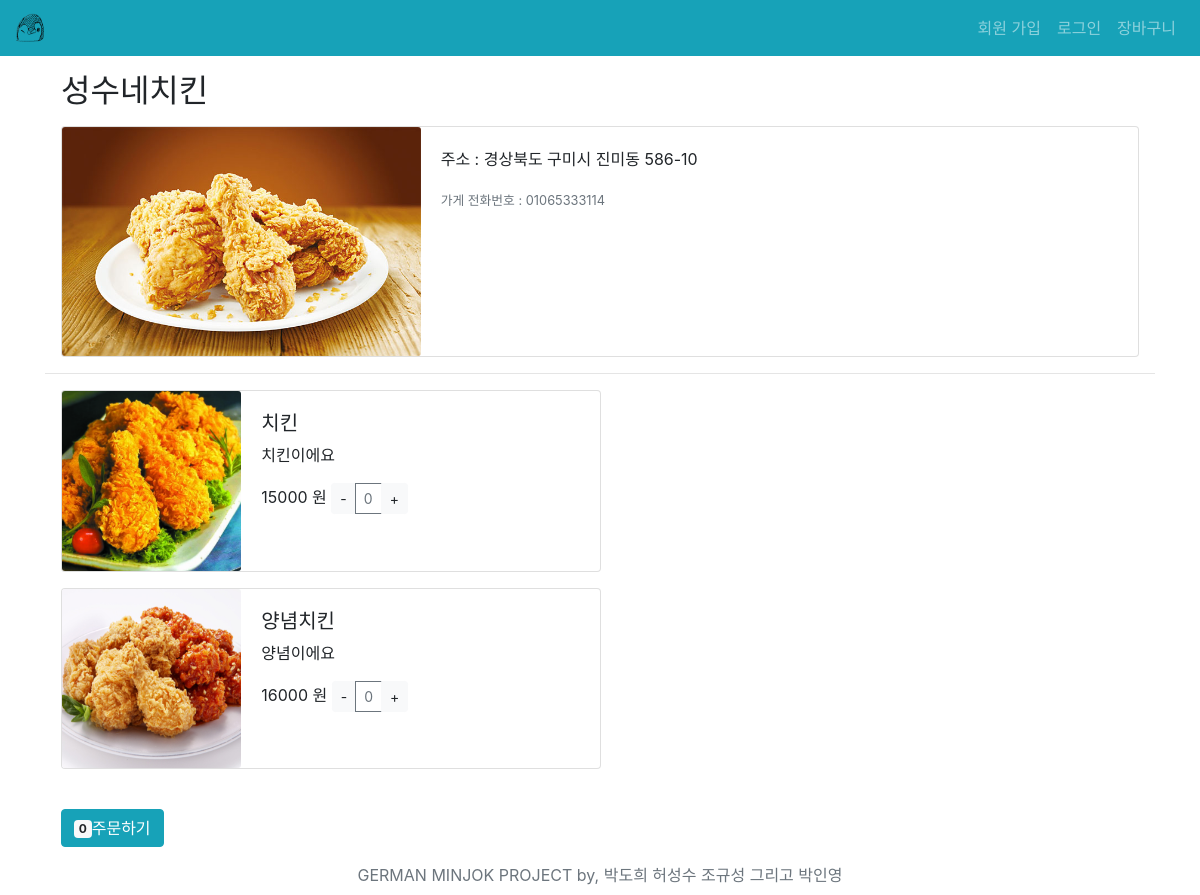
The app's page /main/1/menu/ with its own data.
### ceos/models.py (models this page shows)
class Store(models.Model):
    manager = models.ForeignKey(settings.AUTH_USER_MODEL, on_delete=models.CASCADE)
    store_name = models.CharField(max_length=50)
    store_phone = models.CharField(max_length=20)
    store_number = models.CharField(max_length=20)
    store_location = models.CharField(max_length=100)
    store_cartegory = models.IntegerField(default=0, choices=[
            (0, "한식"), (1, "중국집"), (2, "일식"), (3, "피자"), (4, "치킨")
        ])
    store_image = models.ImageField(blank=True, upload_to="store/%Y/%m/%d")
    orderlists = models.ManyToManyField(
            settings.AUTH_USER_MODEL,
            related_name="restaurant",
            through='OrderList',
        )
    reviews = models.ManyToManyField(
            settings.AUTH_USER_MODEL,
            related_name="orderedstore",
            through='reviews.Review',
        )

class StoreMenu(models.Model):
    store = models.ForeignKey(Store, on_delete=models.CASCADE)
    menu_name = models.CharField(max_length=50)
    menu_info = models.CharField(blank=True, max_length=50)
    menu_price = models.IntegerField()
    menu_image = models.ImageField(blank=True, upload_to="menu/%Y/%m/%d")

### main/views.py (the view)
# urls.py: path('<int:store_pk>/menu/', views.menu, name='menu'),
def menu(request, store_pk):
    store = get_object_or_404(Store, pk=store_pk)
    menu_list = store.storemenu_set.all()
    context = {
        'menu_list': menu_list,
        'store': store,
    }
    return render(request, 'main/menu_list.html', context)

### carton/cart.py (called while the page is built)
    @property
    def items(self):
        return self._items_dict.values()

    @property
    def total(self):
        return sum([item.subtotal for item in self.items])

### carton/templatetags/carton_tags.py (called while the page is built)
@register.simple_tag
def get_cart(context, session_key=None, cart_class=Cart):
    request = context['request']
    return cart_class(request.session, session_key=session_key)

### main/templates/main/menu_list.html (shortened to what this page needs)
{% extends 'base.html' %}
{% load static %}
{% block content %}
<link rel="stylesheet" href="{% static 'main/style.css' %}" type="text/css" media="screen">
{% load carton_tags %}
{% get_cart as cart %}
    <h2 class="mt-3 ml-3">{{ store.store_name }}</h2>
    <div class="card m-3 card-style c-style">
    <div class="row no-gutters">
        <div class="col-md-4">
        <img src="{{ store.store_image.url }}" class="card-img" alt="...">
        </div>
        <div class="col-md-8">
        <div class="card-body">
            <p class="card-text">주소 : {{ store.store_location }}</p>
            <p class="card-text"><small class="text-muted">가게 전화번호 : {{ store.store_phone }}</small></p>
        </div>
        </div>
    </div>
    </div>
    <hr>
    {% for menu in menu_list%}
    <div class="card m-3" style="max-width: 540px;">
        <div class="row no-gutters">
            <div class="col-md-4">
                <img src="{{ menu.menu_image.url }}" class="card-img" alt="...">
            </div>
            <div class="col-md-8">
                <div class="card-body">
                    <h5>{{ menu.menu_name }}</h5>
                    <p>{{ menu.menu_info }}</p>
                    <span>{{ menu.menu_price }} 원</span>
                    <div class="btn-group btn-group-sm" role="group">
                        <button data-menu="{{ menu.pk }}"  type="button" class="btn btn-light btn-group-sm minusBtn">-</button>
                        <input id="cnt-{{ menu.pk }}" type="button" class="btn btn-outline-secondary btn-group-sm" value="0" readonly>
                        <button data-menu="{{ menu.pk }}" type="button" class="btn btn-light btn-group-sm plusBtn">+</button>
                    </div>
                </div>
            </div>
        </div>
    </div>
    {% endfor %}
    <br>
    <a href="{% url 'shopping:show_cart' %}" id="submitBtn" class="btn btn-info ml-3"><span id="spanTotal" class="badge badge-light">{{ cart.total }}</span>주문하기</a>
{% endblock %}

### records on screen
Store: store_name "성수네치킨", store_image (picture), store_location "경상북도 구미시 진미동 586-10", store_phone "01065333114"
StoreMenu: menu_image (picture), menu_name "치킨", menu_info "치킨이에요", menu_price "15000"
StoreMenu: menu_image (picture), menu_name "양념치킨", menu_info "양념이에요", menu_price "16000"

### other values on screen
{{ cart.total }} "0"
